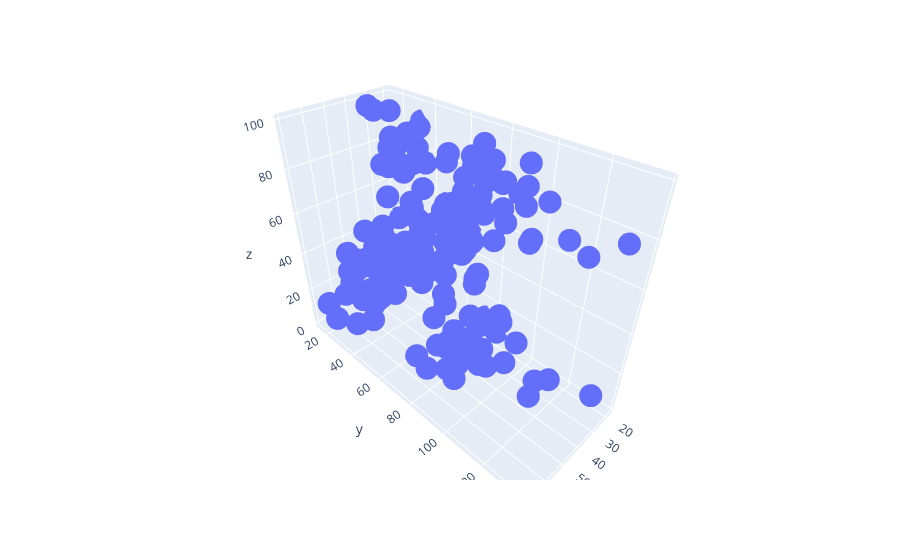

Notebook cell for this chart:
### Code cell
import plotly.express as px
df=pd.read_csv('Mall_Customers.csv')
fig=px.scatter_3d(x=df["Age"],y=df["Annual Income (k$)"],z=df["Spending Score (1-100)"])
fig.show()

### Figure 1 — Plotly figure (JSON) as saved in the notebook; plotly's stock layout.template omitted (floating-point values rounded to 4 significant figures; data arrays with more than 128 entries replaced by an {"elided": "..."} marker saying what was removed)
{"data": [{"hovertemplate": "x=%{x}<br>y=%{y}<br>z=%{z}<extra></extra>", "legendgroup": "", "marker": {"color": "#636efa", "symbol": "circle"}, "mode": "markers", "name": "", "scene": "scene", "showlegend": false, "type": "scatter3d", "x": {"elided": "200 int values"}, "y": {"elided": "200 int values"}, "z": {"elided": "200 int values"}}], "layout": {"legend": {"tracegroupgap": 0}, "margin": {"t": 60}, "scene": {"domain": {"x": [0, 1], "y": [0, 1]}, "xaxis": {"title": {"text": "x"}}, "yaxis": {"title": {"text": "y"}}, "zaxis": {"title": {"text": "z"}}}}}
